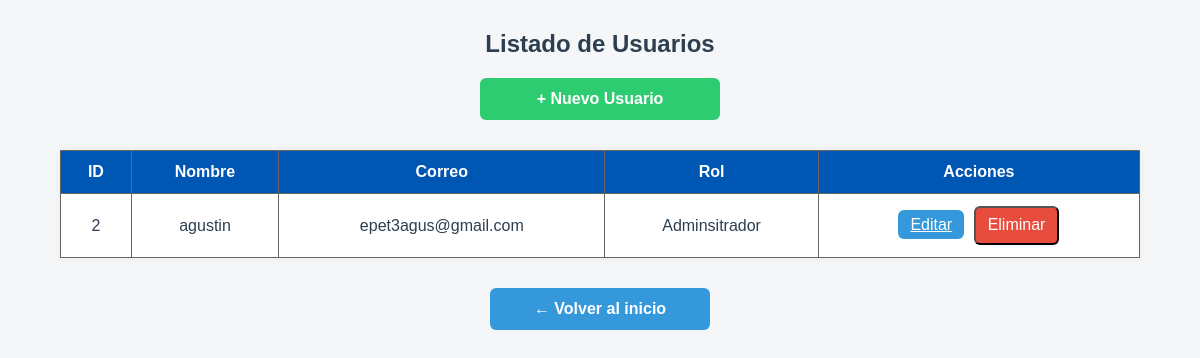
Page /listarUsuario.php on the committed database.
### tables this page shows
CREATE TABLE `usuarios` (
  `id` int(11) NOT NULL,
  `nombre` varchar(200) NOT NULL,
  `email` varchar(200) NOT NULL,
  `password` varchar(200) NOT NULL,
  `rol_id` int(11) NOT NULL
);

### Model/usuario.class.php (called while the page is built, shortened)
<?php
include_once "rol.class.php";
class Usuario
{
    public static function obtenerTodxs()
    {
        $conexion = Database::getInstance()->getConnection();
        $sql = "SELECT * FROM usuarios";
        $stmt = $conexion->query($sql);
        return $stmt->fetchAll(PDO::FETCH_ASSOC);
    }
}
?>

### Model/rol.class.php (called while the page is built, shortened)
<?php
      class Rol{
        public static function obtenerTodxs(){
          $conexion=Database::getInstance()->getConnection();
          $sql="SELECT * FROM roles";
          $stmt=$conexion->query($sql);
          return $stmt->fetchAll(PDO::FETCH_ASSOC);
        }
    }
?>

### listarUsuario.php (the view, shortened to what this page needs)
<?php
require_once(__DIR__ . "/Model/usuario.class.php");
require_once(__DIR__ . "/Model/rol.class.php");
$usuarios = Usuario::obtenerTodxs();
$roles = [];
foreach (Rol::obtenerTodxs() as $r) {
    $roles[$r['id']] = $r['nombre'];
}
?>
<!DOCTYPE html>
<html lang="es">
<head>
    <link rel="stylesheet" href="css/Formlistar.css">
</head>
<body>
    <h2>Listado de Usuarios</h2>
    <a class="agregar-btn" href="formAltaUsuario.php">+ Nuevo Usuario</a>
    <table>
        <thead>
            <tr>
                <th>ID</th>
                <th>Nombre</th>
                <th>Correo</th>
                <th>Rol</th>
                <th>Acciones</th>
            </tr>
        </thead>
        <tbody>
            <?php if (count($usuarios) > 0): ?>
                <?php foreach ($usuarios as $usuario): ?>
                    <tr>
                        <td><?= htmlspecialchars($usuario['id']) ?></td>
                        <td><?= htmlspecialchars($usuario['nombre']) ?></td>
                        <td><?= htmlspecialchars($usuario['email']) ?></td>
                        <td><?= isset($roles[$usuario['rol_id']]) ? htmlspecialchars($roles[$usuario['rol_id']]) : 'Sin rol' ?></td>
                        <td>
                            <a href="formEditarUsuario.php?id=<?= htmlspecialchars($usuario['id']) ?>" class="editar">Editar</a>
                            <form action="Controller/usuario.controller.php" method="POST" style="display:inline;" onsubmit="return confirm('¿Seguro que querés eliminar este usuario?');">
                                <button type="submit" class="eliminar">Eliminar</button>
                            </form>
                        </td>
                    </tr>
                <?php endforeach; ?>
            <?php else: ?>
                <tr><td colspan="5">No hay usuarios registrados.</td></tr>
            <?php endif; ?>
        </tbody>
    </table>
    <a class="volver-btn" href="index.php">← Volver al inicio</a>
</body>
</html>

### css/Formlistar.css (style rules this page uses)
body { font-family: Arial, sans-serif; background-color: #f4f6f8; margin: 0; padding: 0; font-size: 16px; color: #2c3e50; }
h2 { text-align: center; margin-top: 30px; color: #2c3e50; }
table { border-collapse: collapse; width: 90%; margin: 30px auto; background-color: #ffffff; box-shadow: 0 0 10px rgba(0,0,0,0.05); }
th, td { border: 1px solid #666; padding: 12px; text-align: center; font-size: 1rem; }
th { background-color: #0056b3; color: #ffffff; }
button, .agregar-btn, .volver-btn, a.editar { font-size: 1rem; line-height: 1.4; border-radius: 6px; transition: background-color 0.3s ease, outline 0.2s ease; }
.agregar-btn { display: block; width: 220px; margin: 20px auto; padding: 10px; text-align: center; background-color: #2ecc71; color: #ffffff; text-decoration: none; font-weight: bold; }
button.editar, a.editar { background-color: #3498db; color: #ffffff; padding: 6px 12px; margin-right: 5px; }
button.eliminar { background-color: #e74c3c; color: #ffffff; padding: 6px 12px; }
.volver-btn { display: block; width: 200px; margin: 20px auto; padding: 10px; text-align: center; background-color: #3498db; color: #ffffff; text-decoration: none; font-weight: bold; }

### rows in the picture
usuarios: id "2", nombre "agustin", email "epet3agus@gmail.com", rol "Adminsitrador"
